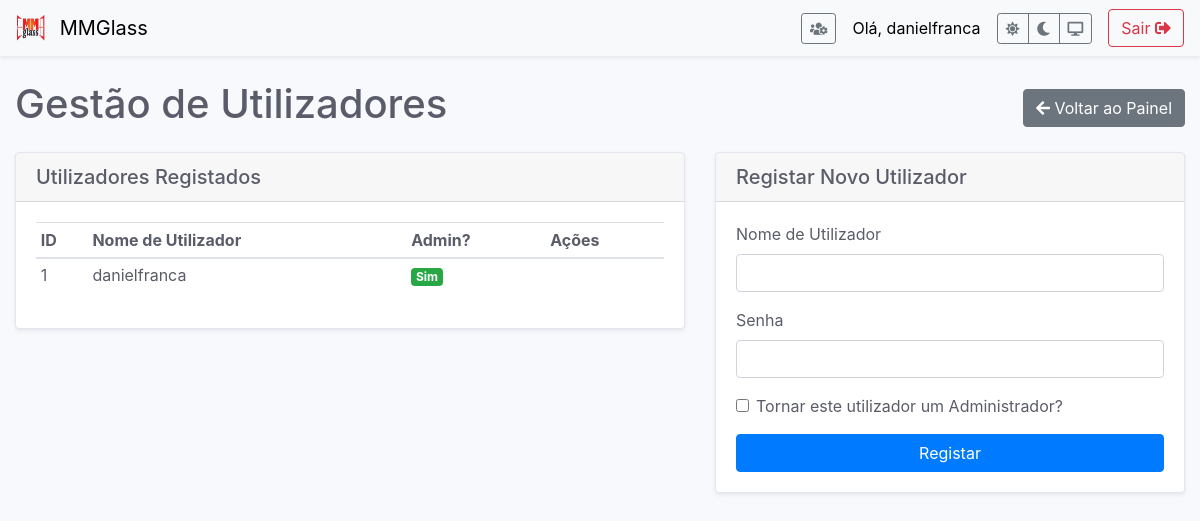
The app's page /gerir_usuarios (signed in) with its own data.
### app.py (models this page shows)
class User(db.Model, UserMixin):
    id = db.Column(db.Integer, primary_key=True)
    username = db.Column(db.String(150), unique=True, nullable=False)
    password_hash = db.Column(db.String(150), nullable=False)
    is_admin = db.Column(db.Boolean, default=False, nullable=False)

### app.py (the view, shortened to what this page needs)
@app.route('/gerir_usuarios', methods=['GET', 'POST'])
@login_required
@admin_required
def gerir_usuarios():
    users = User.query.all()
    return render_template('gerir_usuarios.html', users=users)

### app.py (called while the page is built)
@login_manager.user_loader
def load_user(user_id):
    return User.query.get(int(user_id))

def admin_required(f):
    @wraps(f)
    def decorated_function(*args, **kwargs):
        if not current_user.is_admin:
            flash('Acesso negado. Apenas administradores podem aceder a esta página.', 'danger')
            return redirect(url_for('index'))
        return f(*args, **kwargs)
    return decorated_function

### templates/gerir_usuarios.html (shortened to what this page needs)
{% extends 'base.html' %}
{% block content %}
<div class="d-flex justify-content-between align-items-center mb-3">
    <h1>Gestão de Utilizadores</h1>
    <a href="{{ url_for('index') }}" class="btn btn-secondary"><i class="fas fa-arrow-left"></i> Voltar ao Painel</a>
</div>
<div class="row">
    <div class="col-md-7">
        <div class="card shadow-sm">
            <div class="card-header">
                <h5 class="mb-0">Utilizadores Registados</h5>
            </div>
            <div class="card-body">
                <table class="table table-hover table-sm">
                    <thead>
                        <tr>
                            <th>ID</th>
                            <th>Nome de Utilizador</th>
                            <th>Admin?</th>
                            <th>Ações</th>
                        </tr>
                    </thead>
                    <tbody>
                        {% for user in users %}
                        <tr>
                            <td>{{ user.id }}</td>
                            <td>{{ user.username }}</td>
                            <td>{% if user.is_admin %} <span class="badge badge-success">Sim</span> {% else %} <span class="badge badge-secondary">Não</span> {% endif %}</td>
                            <td>
                            </td>
                        </tr>
                        {% endfor %}
                    </tbody>
                </table>
            </div>
        </div>
    </div>
    <div class="col-md-5">
        <div class="card shadow-sm">
            <div class="card-header">
                <h5 class="mb-0">Registar Novo Utilizador</h5>
            </div>
            <div class="card-body">
                <form method="POST" action="{{ url_for('gerir_usuarios') }}">
                    <div class="form-group">
                        <label for="username">Nome de Utilizador</label>
                        <input type="text" name="username" class="form-control" required>
                    </div>
                    <div class="form-group">
                        <label for="password">Senha</label>
                        <input type="password" name="password" class="form-control" required>
                    </div>
                    <div class="form-check mb-3">
                        <input type="checkbox" name="is_admin" class="form-check-input" id="is_admin_check">
                        <label class="form-check-label" for="is_admin_check">Tornar este utilizador um Administrador?</label>
                    </div>
                    <button type="submit" class="btn btn-primary btn-block">Registar</button>
                </form>
            </div>
        </div>
    </div>
</div>
{% endblock %}

### templates/base.html (shortened to what this page needs)
<!doctype html>
<html lang="pt" data-theme="light">
<head>
    <link rel="stylesheet" href="https://stackpath.bootstrapcdn.com/bootstrap/4.5.2/css/bootstrap.min.css">
    <link rel="stylesheet" href="https://cdnjs.cloudflare.com/ajax/libs/font-awesome/5.15.4/css/all.min.css">
</head>
<body>
    <nav class="navbar navbar-light mb-4 shadow-sm">
        <a class="navbar-brand" href="{{ url_for('index') }}">
            <img src="{{ url_for('static', filename='images/logo.png') }}" width="30" height="30" class="d-inline-block align-top mr-2" alt="Logo MMGlass">
            MMGlass
        </a>
        <div class="d-flex align-items-center">
            {% if current_user.is_authenticated %}
                {% if current_user.is_admin %}
                <a href="{{ url_for('gerir_usuarios') }}" class="btn btn-outline-secondary btn-sm mr-3" title="Gerir Utilizadores">
                    <i class="fas fa-users-cog"></i>
                </a>
                {% endif %}
                <span class="navbar-text mr-3">Olá, {{ current_user.username }}</span>
                <div class="btn-group btn-group-sm mr-3" role="group">
                    <button type="button" class="btn btn-outline-secondary" id="theme-light" title="Tema Claro"><i class="fas fa-sun"></i></button>
                    <button type="button" class="btn btn-outline-secondary" id="theme-dark" title="Tema Escuro"><i class="fas fa-moon"></i></button>
                    <button type="button" class="btn btn-outline-secondary" id="theme-auto" title="Tema do Sistema"><i class="fas fa-desktop"></i></button>
                </div>
                <a href="{{ url_for('logout') }}" class="btn btn-outline-danger">Sair <i class="fas fa-sign-out-alt"></i></a>
            {% endif %}
        </div>
    </nav>
    <div class="container-fluid">
        {% block content %}{% endblock %}
    </div>
</body>
</html>

### templates/base.html (style rules this page uses)
:root { --bg-color: #f8f9fc; --text-color: #5a5c69; --card-bg: #fff; --table-bg: #fff; --border-color: #e3e6f0; --navbar-bg: #f8f9fa; --navbar-text: #000; --dropdown-hover-bg: #f8f9fa; }
body { background-color: var(--bg-color); color: var(--text-color); transition: background-color 0.2s ease, color 0.2s ease; }
.card { border: 1px solid var(--border-color); background-color: var(--card-bg); }
.table { background-color: var(--table-bg); color: var(--text-color); }
.navbar { background-color: var(--navbar-bg) !important; }
.navbar-light .navbar-brand, .navbar-light .navbar-text { color: var(--navbar-text) !important; }

### records on screen
User: username "danielfranca", id "1", is_admin "Sim"
